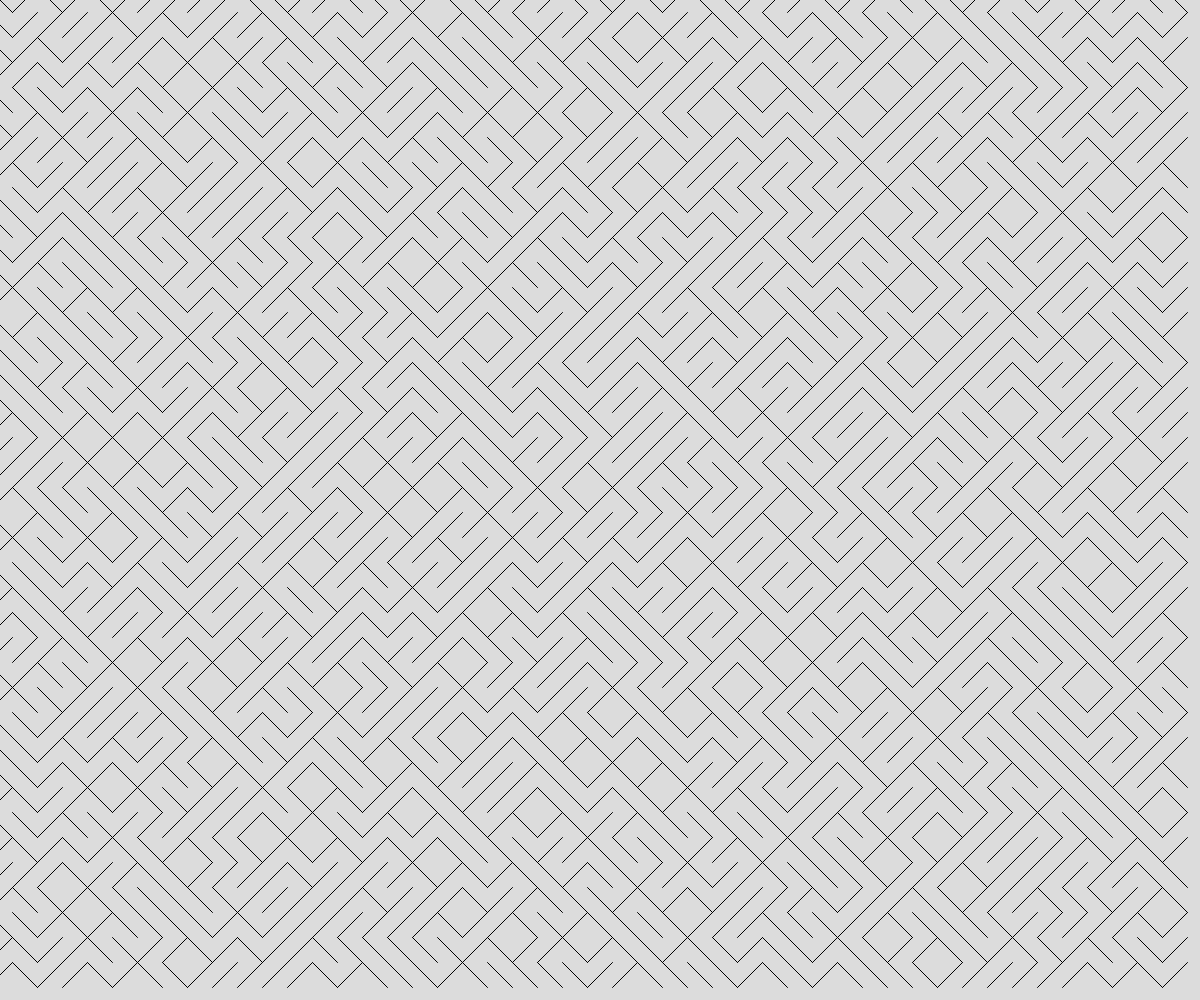
Frame 1 (no input)
Frame 60 (no input): identical to frame 1, image omitted
Frame 120 (the mouse pressed at the canvas centre since frame 60): identical to frame 1, image omitted

The p5.js sketch that drew this single still picture (run headless with seeded random() and noise() and a simulated clock; from frame 60 on, the mouse is pressed at the canvas centre):

// p5.js sketch
// ── sketch.js
// Generative Art Demo
// Mar 15, 2024

let tileSize = 25;
let theTiles = [];

function setup() {
  createCanvas(windowWidth, windowHeight);
  for (let y = 0; y < height; y += tileSize) {
    for (let x = 0; x < width; x += tileSize) {
      let someTile = spawnTile(x, y);
      theTiles.push(someTile);
    }
  }
}

function draw() {
  background(220);

  for (let someTile of theTiles) {
    line(someTile.x1, someTile.y1, someTile.x2, someTile.y2);
  }
}

function spawnTile(x, y) {
  let choice = random(100);
  let tile;

  if (choice > 50) {
    //negative slope
    tile = {
      x1: x - tileSize/2,
      y1: y - tileSize/2,
      x2: x + tileSize/2,
      y2: y + tileSize/2,
    };
  }
  else {
    //positive slope
    tile = {
      x1: x - tileSize/2,
      y1: y + tileSize/2,
      x2: x + tileSize/2,
      y2: y - tileSize/2,
    };
  }

  return tile;
}
